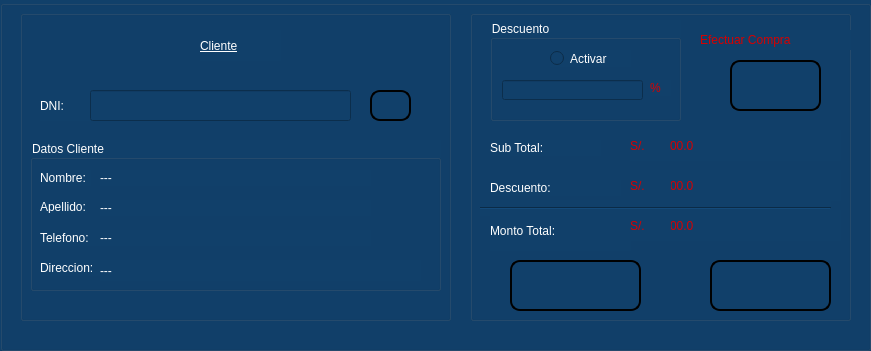
     <widget class="QGroupBox" name="groupBox_2">
      <property name="geometry">
       <rect>
        <x>450</x>
        <y>300</y>
        <width>871</width>
        <height>351</height>
       </rect>
      </property>
      <property name="styleSheet">
       <string notr="true">background-color: rgb(17, 64, 106);
color:rgb(255, 255, 255)</string>
      </property>
      <property name="title">
       <string/>
      </property>
      <widget class="QGroupBox" name="groupBox_3">
       <property name="geometry">
        <rect>
         <x>20</x>
         <y>10</y>
         <width>431</width>
         <height>311</height>
        </rect>
       </property>
       <property name="styleSheet">
        <string notr="true">background-color: rgb(17, 64, 106);
color:rgb(255, 255, 255)</string>
       </property>
       <property name="title">
        <string/>
       </property>
       <widget class="QLabel" name="label">
        <property name="geometry">
         <rect>
          <x>20</x>
          <y>80</y>
          <width>61</width>
          <height>31</height>
         </rect>
        </property>
        <property name="styleSheet">
         <string notr="true">font: 57 14pt &quot;Roboto&quot;;</string>
        </property>
        <property name="text">
         <string>DNI:</string>
        </property>
       </widget>
       <widget class="QLineEdit" name="lineEdit">
        <property name="geometry">
         <rect>
          <x>70</x>
          <y>80</y>
          <width>261</width>
          <height>31</height>
         </rect>
        </property>
        <property name="text">
         <string/>
        </property>
       </widget>
       <widget class="QPushButton" name="buscar_producto_btn_2">
        <property name="geometry">
         <rect>
          <x>350</x>
          <y>80</y>
          <width>41</width>
          <height>31</height>
         </rect>
        </property>
        <property name="styleSheet">
         <string notr="true">border-radius:10px;
border:2px solid black;</string>
        </property>
        <property name="text">
         <string/>
        </property>
        <property name="icon">
         <iconset resource="../../Imagenes/imagenes_proyecto.qrc">
          <normaloff>:/iconos/search.gif</normaloff>:/iconos/search.gif</iconset>
        </property>
        <property name="iconSize">
         <size>
          <width>25</width>
          <height>25</height>
         </size>
        </property>
       </widget>
       <widget class="QGroupBox" name="groupBox_4">
        <property name="geometry">
         <rect>
          <x>10</x>
          <y>130</y>
          <width>411</width>
          <height>151</height>
         </rect>
        </property>
        <property name="styleSheet">
         <string notr="true">font: 57 12pt &quot;Roboto&quot;;</string>
        </property>
        <property name="title">
         <string>Datos Cliente</string>
        </property>
        <widget class="QLabel" name="label_3">
         <property name="geometry">
          <rect>
           <x>10</x>
           <y>30</y>
           <width>51</width>
           <height>16</height>
          </rect>
         </property>
         <property name="styleSheet">
          <string notr="true">font: 57 10pt &quot;Roboto&quot;;

</string>
         </property>
         <property name="text">
          <string>Nombre:</string>
         </property>
        </widget>
        <widget class="QLabel" name="label_4">
         <property name="geometry">
          <rect>
           <x>10</x>
           <y>60</y>
           <width>47</width>
           <height>13</height>
          </rect>
         </property>
         <property name="styleSheet">
          <string notr="true">font: 57 10pt &quot;Roboto&quot;;</string>
         </property>
         <property name="text">
          <string>Apellido:</string>
         </property>
        </widget>
        <widget class="QLabel" name="label_5">
         <property name="geometry">
          <rect>
           <x>10</x>
           <y>120</y>
           <width>71</width>
           <height>16</height>
          </rect>
         </property>
         <property name="styleSheet">
          <string notr="true">font: 57 10pt &quot;Roboto&quot;;</string>
         </property>
         <property name="text">
          <string>Direccion:</string>
         </property>
        </widget>
        <widget class="QLabel" name="label_6">
         <property name="geometry">
          <rect>
           <x>10</x>
           <y>90</y>
           <width>61</width>
           <height>16</height>
          </rect>
         </property>
         <property name="styleSheet">
          <string notr="true">font: 57 10pt &quot;Roboto&quot;;</string>
         </property>
         <property name="text">
          <string>Telefono:</string>
         </property>
        </widget>
        <widget class="QLabel" name="label_7">
         <property name="geometry">
          <rect>
           <x>70</x>
           <y>30</y>
           <width>271</width>
           <height>16</height>
          </rect>
         </property>
         <property name="text">
          <string>---</string>
         </property>
        </widget>
        <widget class="QLabel" name="label_8">
         <property name="geometry">
          <rect>
           <x>70</x>
           <y>60</y>
           <width>271</width>
           <height>16</height>
          </rect>
         </property>
         <property name="text">
          <string>---</string>
         </property>
        </widget>
        <widget class="QLabel" name="label_9">
         <property name="geometry">
          <rect>
           <x>70</x>
           <y>90</y>
           <width>271</width>
           <height>16</height>
          </rect>
         </property>
         <property name="text">
          <string>---</string>
         </property>
        </widget>
        <widget class="QLabel" name="label_10">
         <property name="geometry">
          <rect>
           <x>70</x>
           <y>120</y>
           <width>321</width>
           <height>21</height>
          </rect>
         </property>
         <property name="text">
          <string>---</string>
         </property>
        </widget>
       </widget>
       <widget class="QLabel" name="label_2">
        <property name="geometry">
         <rect>
          <x>180</x>
          <y>20</y>
          <width>81</width>
          <height>31</height>
         </rect>
        </property>
        <property name="styleSheet">
         <string notr="true">font: 57 18pt &quot;Roboto&quot;;

text-decoration: underline;</string>
        </property>
        <property name="text">
         <string>Cliente</string>
        </property>
       </widget>
      </widget>
      <widget class="QGroupBox" name="groupBox_5">
       <property name="geometry">
        <rect>
         <x>470</x>
         <y>10</y>
         <width>381</width>
         <height>311</height>
        </rect>
       </property>
       <property name="title">
        <string/>
       </property>
       <widget class="QLabel" name="label_11">
        <property name="geometry">
         <rect>
          <x>20</x>
          <y>200</y>
          <width>141</width>
          <height>41</height>
         </rect>
        </property>
        <property name="styleSheet">
         <string notr="true">font: bold 16pt &quot;Roboto&quot;;</string>
        </property>
        <property name="text">
         <string>Monto Total:</string>
        </property>
       </widget>
       <widget class="QLabel" name="label_12">
        <property name="geometry">
         <rect>
          <x>200</x>
          <y>200</y>
          <width>171</width>
          <height>31</height>
         </rect>
        </property>
        <property name="styleSheet">
         <string notr="true">font: bold 12pt &quot;Roboto&quot;;
color:rgb(214, 0, 0)</string>
        </property>
        <property name="text">
         <string>00.0</string>
        </property>
       </widget>
       <widget class="QLabel" name="label_13">
        <property name="geometry">
         <rect>
          <x>160</x>
          <y>200</y>
          <width>41</width>
          <height>31</height>
         </rect>
        </property>
        <property name="styleSheet">
         <string notr="true">font: bold 12pt &quot;Roboto&quot;;
color:rgb(214, 0, 0)</string>
        </property>
        <property name="text">
         <string>S/.</string>
        </property>
       </widget>
       <widget class="QGroupBox" name="groupBox_6">
        <property name="geometry">
         <rect>
          <x>20</x>
          <y>10</y>
          <width>191</width>
          <height>101</height>
         </rect>
        </property>
        <property name="styleSheet">
         <string notr="true">font: bold 12pt &quot;Roboto&quot;;
</string>
        </property>
        <property name="title">
         <string>Descuento</string>
        </property>
        <widget class="QRadioButton" name="radioButton">
         <property name="geometry">
          <rect>
           <x>60</x>
           <y>30</y>
           <width>81</width>
           <height>17</height>
          </rect>
         </property>
         <property name="text">
          <string>Activar</string>
         </property>
        </widget>
        <widget class="QLineEdit" name="lineEdit_2">
         <property name="geometry">
          <rect>
           <x>12</x>
           <y>60</y>
           <width>141</width>
           <height>20</height>
          </rect>
         </property>
        </widget>
        <widget class="QLabel" name="label_14">
         <property name="geometry">
          <rect>
           <x>160</x>
           <y>60</y>
           <width>21</width>
           <height>16</height>
          </rect>
         </property>
         <property name="styleSheet">
          <string notr="true">font: bold 12pt &quot;Roboto&quot;;
color:rgb(214, 0, 0)</string>
         </property>
         <property name="text">
          <string>%</string>
         </property>
        </widget>
       </widget>
       <widget class="QLabel" name="label_15">
        <property name="geometry">
         <rect>
          <x>20</x>
          <y>130</y>
          <width>111</width>
          <height>16</height>
         </rect>
        </property>
        <property name="styleSheet">
         <string notr="true">font: bold 16pt &quot;Roboto&quot;;</string>
        </property>
        <property name="text">
         <string>Sub Total:</string>
        </property>
       </widget>
       <widget class="QLabel" name="label_16">
        <property name="geometry">
         <rect>
          <x>160</x>
          <y>120</y>
          <width>41</width>
          <height>31</height>
         </rect>
        </property>
        <property name="styleSheet">
         <string notr="true">font: bold 12pt &quot;Roboto&quot;;
color:rgb(214, 0, 0)</string>
        </property>
        <property name="text">
         <string>S/.</string>
        </property>
       </widget>
       <widget class="QLabel" name="label_17">
        <property name="geometry">
         <rect>
          <x>200</x>
          <y>120</y>
          <width>171</width>
          <height>31</height>
         </rect>
        </property>
        <property name="styleSheet">
         <string notr="true">font: bold 12pt &quot;Roboto&quot;;
color:rgb(214, 0, 0)</string>
        </property>
        <property name="text">
         <string>00.0</string>
        </property>
       </widget>
       <widget class="QLabel" name="label_18">
        <property name="geometry">
         <rect>
          <x>20</x>
          <y>170</y>
          <width>131</width>
          <height>16</height>
         </rect>
        </property>
        <property name="styleSheet">
         <string notr="true">font: bold 16pt &quot;Roboto&quot;;</string>
        </property>
        <property name="text">
         <string>Descuento:</string>
        </property>
       </widget>
       <widget class="QLabel" name="label_19">
        <property name="geometry">
         <rect>
          <x>200</x>
          <y>160</y>
          <width>171</width>
          <height>31</height>
         </rect>
        </property>
        <property name="styleSheet">
         <string notr="true">font: bold 12pt &quot;Roboto&quot;;
color:rgb(214, 0, 0)</string>
        </property>
        <property name="text">
         <string>00.0</string>
        </property>
       </widget>
       <widget class="QLabel" name="label_20">
        <property name="geometry">
         <rect>
          <x>160</x>
          <y>160</y>
          <width>41</width>
          <height>31</height>
         </rect>
        </property>
        <property name="styleSheet">
         <string notr="true">font: bold 12pt &quot;Roboto&quot;;
color:rgb(214, 0, 0)</string>
        </property>
        <property name="text">
         <string>S/.</string>
        </property>
       </widget>
       <widget class="Line" name="line">
        <property name="geometry">
         <rect>
          <x>10</x>
          <y>190</y>
          <width>351</width>
          <height>16</height>
         </rect>
        </property>
        <property name="orientation">
         <enum>Qt::Horizontal</enum>
        </property>
       </widget>
       <widget class="QPushButton" name="pushButton_4">
        <property name="geometry">
         <rect>
          <x>260</x>
          <y>50</y>
          <width>91</width>
          <height>51</height>
         </rect>
        </property>
        <property name="styleSheet">
         <string notr="true">border-radius:10px;
border:2px solid black;</string>
        </property>
        <property name="text">
         <string/>
        </property>
        <property name="icon">
         <iconset resource="../../Imagenes/imagenes_proyecto.qrc">
          <normaloff>:/iconos/sell.png</normaloff>:/iconos/sell.png</iconset>
        </property>
        <property name="iconSize">
         <size>
          <width>100</width>
          <height>100</height>
         </size>
        </property>
       </widget>
       <widget class="QPushButton" name="pushButton_3">
        <property name="geometry">
         <rect>
          <x>240</x>
          <y>250</y>
          <width>121</width>
          <height>51</height>
         </rect>
        </property>
        <property name="styleSheet">
         <string notr="true">border-radius:10px;
border:2px solid black;</string>
        </property>
        <property name="text">
         <string/>
        </property>
        <property name="icon">
         <iconset resource="../../Imagenes/imagenes_proyecto.qrc">
          <normaloff>:/iconos/broom.png</normaloff>:/iconos/broom.png</iconset>
        </property>
        <property name="iconSize">
         <size>
          <width>60</width>
          <height>40</height>
         </size>
        </property>
       </widget>
       <widget class="QPushButton" name="pushButton_2">
        <property name="geometry">
         <rect>
          <x>40</x>
          <y>250</y>
          <width>131</width>
          <height>51</height>
         </rect>
        </property>
        <property name="styleSheet">
         <string notr="true">border-radius:10px;
border:2px solid black;</string>
        </property>
        <property name="text">
         <string/>
        </property>
        <property name="icon">
         <iconset resource="../../Imagenes/imagenes_proyecto.qrc">
          <normaloff>:/iconos/cancel.png</normaloff>:/iconos/cancel.png</iconset>
        </property>
        <property name="iconSize">
         <size>
          <width>60</width>
          <height>30</height>
         </size>
        </property>
       </widget>
       <widget class="QLabel" name="label_21">
        <property name="geometry">
         <rect>
          <x>230</x>
          <y>20</y>
          <width>151</width>
          <height>20</height>
         </rect>
        </property>
        <property name="styleSheet">
         <string notr="true">font: bold 12pt &quot;Roboto&quot;;
color:rgb(214, 0, 0)</string>
        </property>
        <property name="text">
         <string>Efectuar Compra</string>
        </property>
       </widget>
      </widget>
     </widget>
